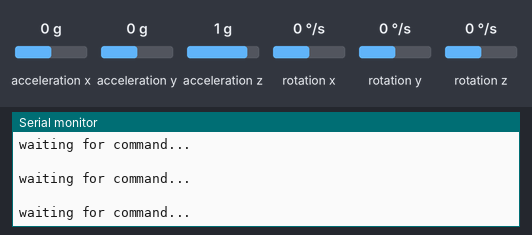
The sketch below on a simulated Arduino Uno, built with avr-gcc and run on an emulated ATmega328P. Shown: the last lines printed to the serial monitor. Wiring (inferred from the names in the program): MPU-6050 motion sensor at I2C address 0x68. The inputs (shaded band) are chosen by the test bench; at power-on: acceleration x 0 g, acceleration y 0 g, rotation x 0 °/s, acceleration z 1 g, rotation y 0 °/s, rotation z 0 °/s.

Above: at 1.2 s.
1.3 s: acceleration x set to -1.4 g
At 2.1 s:
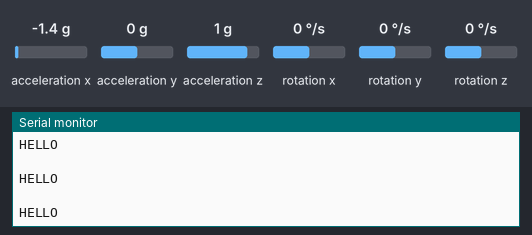
3.0 s: acceleration x set to 0 g
At 3.7 s:
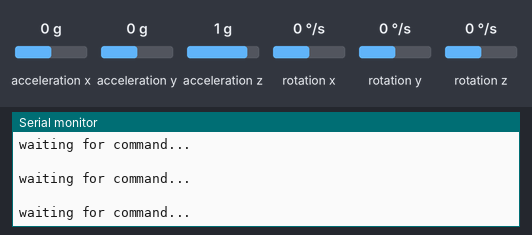
6.0 s: acceleration y set to -1.4 g
At 6.8 s:
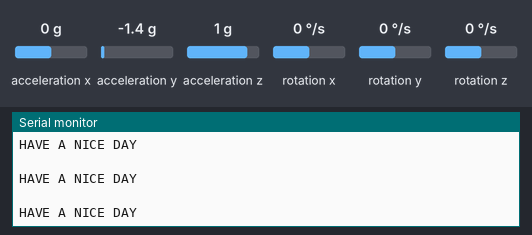
7.8 s: rotation x set to 100 °/s
At 8.4 s:
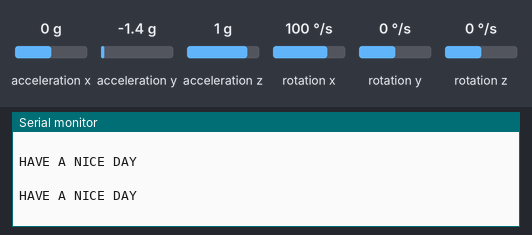
10.8 s: acceleration z set to -0.8 g
At 11.4 s:
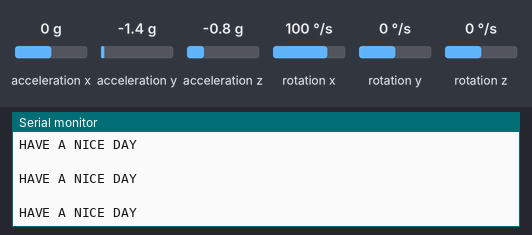
13.8 s: rotation y set to -192 °/s
At 14.4 s:
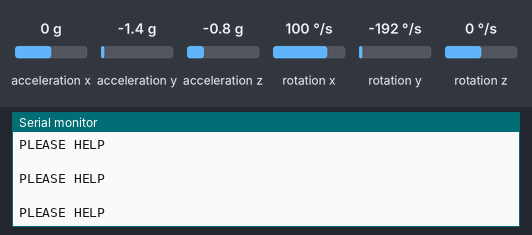

Measured:
- after the input at 1.3 s, the serial monitor: prints a new line after 0.19 s (image 1)
- after the input at 6.0 s, the serial monitor: prints a new line after 0.36 s (image 3)
- after the input at 13.8 s, the serial monitor: prints a new line after 0.22 s (image 6)

The sketch:

MPU_Gesture_code.ino
```cpp
#include  <Wire.h>

const  int MPU_ADDRESS = 0x68; // MPU6050 I2C address

float AccX, AccY, AccZ;
float  GyroX, GyroY, GyroZ;

float accAngleX, accAngleY, gyroAngleX, gyroAngleY,  gyroAngleZ;
float roll, pitch, yaw;

float AccErrorX, AccErrorY, GyroErrorX,  GyroErrorY, GyroErrorZ;

float elapsedTime, currentTime, previousTime;

int  c = 0;
int pushbutton =1 ;

void  MPU_read_accel_data();
void  MPU_read_gyro_data();
void calculate_IMU_error();

void setup()
{

  Serial.begin(9600);

  Wire.begin();                      //  Initialize comunication
  Wire.beginTransmission(MPU_ADDRESS);       // Start  communication with MPU6050 // MPU=0x68
  Wire.write(0x6B);                  //  Talk to the register 6B
  Wire.write(0x00);                  // Make reset -  place a 0 into the 6B register
  Wire.endTransmission(true);        //end the  transmission


//Call this function  if you need to get the IMU error values for your module*/
//while(true) calculate_IMU_error();
//delay(20);

}

void loop()
{

  MPU_read_accel_data();
  MPU_read_gyro_data();


  // calculate time elapsed since last time  we were here

  previousTime = currentTime;        // Previous time is stored  before the actual time read
  currentTime = millis();            // Current time  actual time read
  elapsedTime = (currentTime - previousTime) / 1000; // Divide  by 1000 to get seconds


  // Complementary filter - combine acceleromter  and gyro angle values

  roll  = 0.92 * (roll  + (GyroX * elapsedTime)) + 0.08  * accAngleX;
  pitch = 0.92 * (pitch + (GyroY * elapsedTime)) + 0.08 * accAngleY;
  yaw   = gyroAngleZ;


  // Currently the raw values are in degrees  per seconds, deg/s, so we need to multiply by sendonds (s) to get the angle in degrees
  gyroAngleX += GyroX * elapsedTime; // deg/s * s = deg
  gyroAngleY += GyroY  * elapsedTime;
  gyroAngleZ += GyroZ * elapsedTime;

  /*by me */
  // Print the values on the serial monitor
    /*Serial.print("roll:");
    Serial.println(roll);

    Serial.print("pitch:");
    Serial.println(pitch);

    Serial.print("yaw:");
    Serial.println(yaw);

    Serial.println(" ");*/

    if(pushbutton){
    if(pitch<-17){
      Serial.println("PLEASE HELP");
    }else if(pitch>20){
      Serial.println("HELLO");
    }else if(roll>30){
      Serial.println("MY NAME IS JOHN");
    }else if(roll<-30){
      Serial.println("HAVE A NICE DAY");
    }else if(yaw>30){
      Serial.println("I NEED WATER");
    }else if(yaw<-30){
      Serial.println("THANK YOU");
    }else
      Serial.println("waiting for command...");

     Serial.println(" ");


    }


}

void  MPU_read_accel_data()
{
  // === Read acceleromter data === //
  Wire.beginTransmission(MPU_ADDRESS);
  Wire.write(0x3B); // Start with register 0x3B (ACCEL_XOUT_H)
  Wire.endTransmission(false);
  Wire.requestFrom(MPU_ADDRESS, 6, true); // Read 6 registers total, each axis value  is stored in 2 registers

  //For a range of +-2g, we need to divide the  raw values by 16384, according to the datasheet
  AccX = (Wire.read() << 8 |  Wire.read()) / 16384.0; // X-axis value
  AccY = (Wire.read() << 8 | Wire.read())  / 16384.0; // Y-axis value
  AccZ = (Wire.read() << 8 | Wire.read()) / 16384.0;  // Z-axis value

  // Calculating Roll and Pitch from the accelerometer  data
  accAngleX = (atan(AccY / sqrt(pow(AccX, 2) + pow(AccZ, 2))) * 180 / PI)      - (-0.40);  // AccErrorX ~(0.58) See the calculate_IMU_error()custom function  for more details
  accAngleY = (atan(-1 * AccX / sqrt(pow(AccY, 2) + pow(AccZ,  2))) * 180 / PI) - (-3.75); // AccErrorY ~(-1.58)

}


void MPU_read_gyro_data()
{
  // === Read gyroscope data === //
  Wire.beginTransmission(MPU_ADDRESS);
  Wire.write(0x43); // Gyro data first register address 0x43
  Wire.endTransmission(false);
  Wire.requestFrom(MPU_ADDRESS, 6, true); // Read 4 registers total, each axis value  is stored in 2 registers

  // For a 250deg/s range we have to divide first  the raw value by 131.0, according to the datasheet
  GyroX = (Wire.read() <<  8 | Wire.read()) / 131.0;
  GyroY = (Wire.read() << 8 | Wire.read()) / 131.0;
  GyroZ = (Wire.read() << 8 | Wire.read()) / 131.0;

  // Correct the outputs  with the calculated error values
  GyroX = GyroX - (-6.68); // GyroErrorX = ~  (-2.12)
  GyroY = GyroY - (-0.98);  // GyroErrorY = ~ (4.12)
  GyroZ = GyroZ  - (2.94);  // GyroErrorZ = ~ (1.20)


}


void calculate_IMU_error()
{

  // We can call this funtion in the setup section to calculate the accelerometer  and gyro data error. From here we will get the error values used in the above equations  printed on the Serial Monitor.
  // Note that we should place the IMU flat in  order to get the proper values, so that we then can the correct values
  // Read  accelerometer values 200 times

  while (c < 200)
  {
    Wire.beginTransmission(MPU_ADDRESS);
    Wire.write(0x3B);
    Wire.endTransmission(false);
    Wire.requestFrom(MPU_ADDRESS,  6, true);
    AccX = (Wire.read() << 8 | Wire.read()) / 16384.0 ;
    AccY  = (Wire.read() << 8 | Wire.read()) / 16384.0 ;
    AccZ = (Wire.read() << 8 |  Wire.read()) / 16384.0 ;
    // Sum all readings
    AccErrorX = AccErrorX  + ((atan((AccY) / sqrt(pow((AccX), 2) + pow((AccZ), 2))) * 180 / PI));
    AccErrorY  = AccErrorY + ((atan(-1 * (AccX) / sqrt(pow((AccY), 2) + pow((AccZ), 2))) * 180  / PI));
    c++;
  }

  //Divide the sum by 200 to get the error value
  AccErrorX = AccErrorX / 200;
  AccErrorY = AccErrorY / 200;

  c =  0;

  // Read gyro values 200 times
  while (c < 200)
  {
    Wire.beginTransmission(MPU_ADDRESS);
    Wire.write(0x43);
    Wire.endTransmission(false);
    Wire.requestFrom(MPU_ADDRESS,  6, true);

    GyroX = Wire.read() << 8 | Wire.read();
    GyroY =  Wire.read() << 8 | Wire.read();
    GyroZ = Wire.read() << 8 | Wire.read();

    // Sum all readings
    GyroErrorX = GyroErrorX + (GyroX / 131.0);
    GyroErrorY = GyroErrorY + (GyroY / 131.0);
    GyroErrorZ = GyroErrorZ +  (GyroZ / 131.0);

    c++;

  }

  //Divide the sum  by 200 to get the error value
  GyroErrorX = GyroErrorX / 200;
  GyroErrorY  = GyroErrorY / 200;
  GyroErrorZ = GyroErrorZ / 200;

  // Print the  error values on the Serial Monitor

  Serial.print("AccErrorX: ");
  Serial.print(AccErrorX);
  Serial.print(" | AccErrorY: ");
  Serial.print(AccErrorY);
  Serial.print(" | GyroErrorX: ");
  Serial.print(GyroErrorX);
  Serial.print("  | GyroErrorY: ");
  Serial.print(GyroErrorY);
  Serial.print(" | GyroErrorZ:  ");
  Serial.println(GyroErrorZ);


  delay(1000);
}


 /*To Configure Accelerometer Sensitivity - Full Scale  Range (default +/- 2g)
 Wire.beginTransmission(MPU);
  Wire.write(0x1C);                  //Talk to the ACCEL_CONFIG register (1C hex)
  Wire.write(0x10);                  //Set the register bits as 00010000 (+/- 8g full scale range)
  Wire.endTransmission(true);

  // Configure Gyro Sensitivity - Full Scale  Range (default +/- 250deg/s)
  Wire.beginTransmission(MPU);
  Wire.write(0x1B);                   // Talk to the GYRO_CONFIG register (1B hex)
  Wire.write(0x10);                   // Set the register bits as 00010000 (1000deg/s full scale)
  Wire.endTransmission(true);
  delay(20);*/
```
